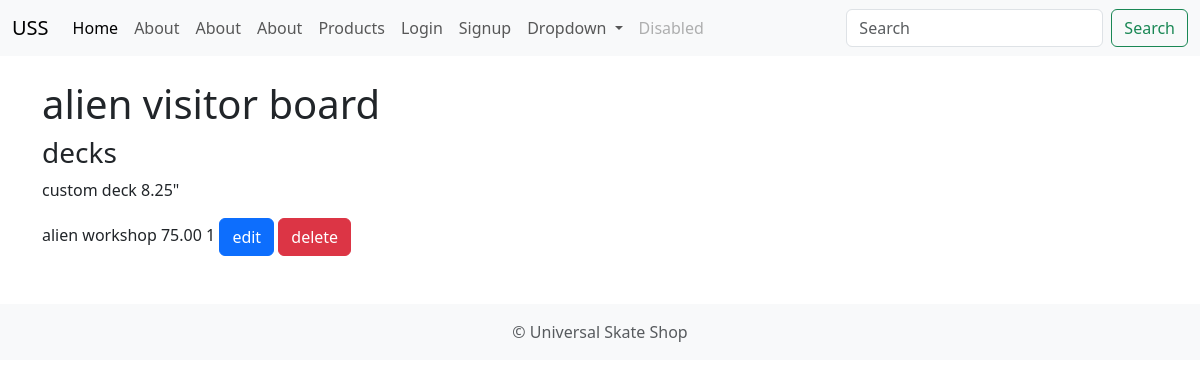
The page /products/detail/2/ on the database its author committed.
### products/models.py (models this page shows, shortened)
class Product(models.Model):
    img = models.ImageField(upload_to='product_pics/', blank=True, null=True)
    title = models.CharField(max_length=128)
    brand = models.ForeignKey(Brand, on_delete=models.CASCADE)
    category = models.ForeignKey(Category, on_delete=models.CASCADE)
    description = models.TextField()
    price = models.DecimalField(max_digits=10, decimal_places=2)
    quantity = models.PositiveIntegerField()

class Category(models.Model):
    name = models.CharField(max_length=128)
    def __str__(self):
        return self.name

class Brand(models.Model):
    name = models.CharField(max_length=128)
    def __str__(self):
        return self.name

### products/views.py (the view)
# urls.py: path('detail/<int:pk>/', ProductDetailView.as_view(), name='product_detail'),
class ProductDetailView(DetailView):
    template_name = 'products/detail.html'
    model = Product
    context_object_name = 'single_product'

### templates/products/detail.html (shortened to what this page needs)
{% extends 'base.html' %}
{% load static %}
{% block content %}
    <div>
        <h1>{{ single_product.title }}</h1>
        <h3>{{ single_product.category }}</h3>
        <p>{{ single_product.description }}</p>
        <span>{{ single_product.brand }}</span>
        <span>{{ single_product.price }}</span>
        <span>{{ single_product.quantity }}</span>
        <a href="{% url 'edit_product' single_product.id %}" class="btn btn-primary">edit</a>
        <a href="{% url 'delete_product' single_product.id %}" class="btn btn-danger">delete</a>
    </div>
{% endblock %}

### rows shown on the page
Product: title "alien visitor board", category "decks", description "custom deck 8.25\"", brand "alien workshop", price "75.00", quantity "1"
